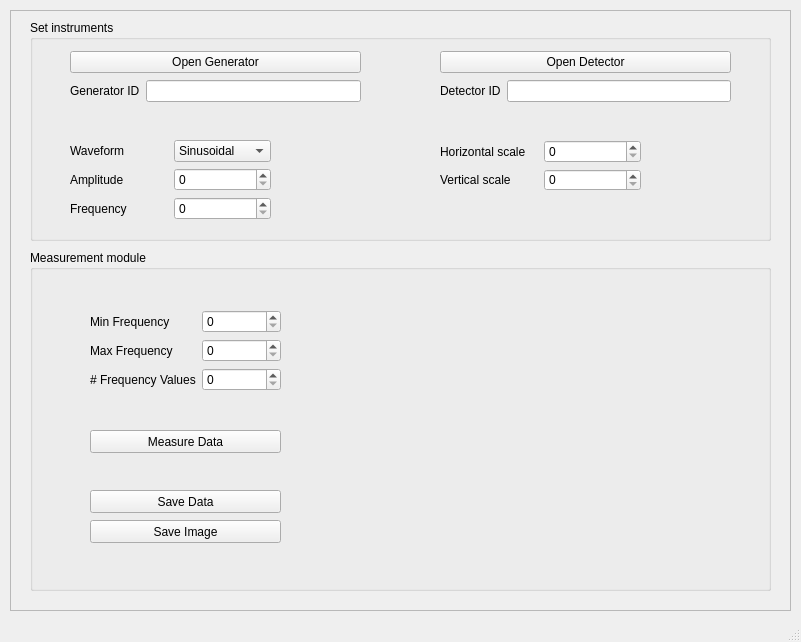
<?xml version="1.0" encoding="UTF-8"?>
<ui version="4.0">
 <class>MainWindow</class>
 <widget class="QMainWindow" name="MainWindow">
  <property name="geometry">
   <rect>
    <x>0</x>
    <y>0</y>
    <width>801</width>
    <height>642</height>
   </rect>
  </property>
  <property name="windowTitle">
   <string>MainWindow</string>
  </property>
  <widget class="QWidget" name="centralwidget">
   <widget class="QFrame" name="frame">
    <property name="geometry">
     <rect>
      <x>10</x>
      <y>10</y>
      <width>781</width>
      <height>601</height>
     </rect>
    </property>
    <property name="frameShape">
     <enum>QFrame::StyledPanel</enum>
    </property>
    <property name="frameShadow">
     <enum>QFrame::Raised</enum>
    </property>
    <widget class="QGroupBox" name="groupBox">
     <property name="geometry">
      <rect>
       <x>20</x>
       <y>10</y>
       <width>741</width>
       <height>221</height>
      </rect>
     </property>
     <property name="title">
      <string>Set instruments</string>
     </property>
     <widget class="QWidget" name="layoutWidget">
      <property name="geometry">
       <rect>
        <x>410</x>
        <y>120</y>
        <width>201</width>
        <height>51</height>
       </rect>
      </property>
      <layout class="QGridLayout" name="DetGridLayout">
       <item row="0" column="0">
        <widget class="QLabel" name="label_7">
         <property name="text">
          <string>Horizontal scale</string>
         </property>
        </widget>
       </item>
       <item row="0" column="1">
        <widget class="QSpinBox" name="HorScaleSpinBox"/>
       </item>
       <item row="1" column="0">
        <widget class="QLabel" name="label_8">
         <property name="text">
          <string>Vertical scale</string>
         </property>
        </widget>
       </item>
       <item row="1" column="1">
        <widget class="QSpinBox" name="VerScaleSpinBox"/>
       </item>
      </layout>
     </widget>
     <widget class="QWidget" name="">
      <property name="geometry">
       <rect>
        <x>40</x>
        <y>120</y>
        <width>201</width>
        <height>81</height>
       </rect>
      </property>
      <layout class="QGridLayout" name="GenGridLayout">
       <item row="0" column="0">
        <widget class="QLabel" name="label_10">
         <property name="text">
          <string>Waveform</string>
         </property>
        </widget>
       </item>
       <item row="0" column="1">
        <widget class="QComboBox" name="WaveFComboBox">
         <item>
          <property name="text">
           <string>Sinusoidal</string>
          </property>
         </item>
         <item>
          <property name="text">
           <string>Squared</string>
          </property>
         </item>
         <item>
          <property name="text">
           <string>Pulse</string>
          </property>
         </item>
        </widget>
       </item>
       <item row="1" column="0">
        <widget class="QLabel" name="label_2">
         <property name="text">
          <string>Amplitude</string>
         </property>
        </widget>
       </item>
       <item row="1" column="1">
        <widget class="QSpinBox" name="AmplSpinBox"/>
       </item>
       <item row="2" column="0">
        <widget class="QLabel" name="label_9">
         <property name="text">
          <string>Frequency</string>
         </property>
        </widget>
       </item>
       <item row="2" column="1">
        <widget class="QSpinBox" name="FreqSpinBox"/>
       </item>
      </layout>
     </widget>
     <widget class="QWidget" name="">
      <property name="geometry">
       <rect>
        <x>40</x>
        <y>30</y>
        <width>291</width>
        <height>53</height>
       </rect>
      </property>
      <layout class="QGridLayout" name="gridLayout_4">
       <item row="0" column="0">
        <widget class="QPushButton" name="OpGenPushButton">
         <property name="text">
          <string>Open Generator</string>
         </property>
        </widget>
       </item>
       <item row="1" column="0">
        <layout class="QHBoxLayout" name="horizontalLayout_2">
         <item>
          <widget class="QLabel" name="label">
           <property name="text">
            <string>Generator ID</string>
           </property>
          </widget>
         </item>
         <item>
          <widget class="QLineEdit" name="GIDLineEdit">
           <property name="placeholderText">
            <string/>
           </property>
          </widget>
         </item>
        </layout>
       </item>
      </layout>
     </widget>
     <widget class="QWidget" name="">
      <property name="geometry">
       <rect>
        <x>410</x>
        <y>30</y>
        <width>291</width>
        <height>53</height>
       </rect>
      </property>
      <layout class="QGridLayout" name="gridLayout_5">
       <item row="0" column="0">
        <widget class="QPushButton" name="OpDetPushButton">
         <property name="text">
          <string>Open Detector</string>
         </property>
        </widget>
       </item>
       <item row="1" column="0">
        <layout class="QHBoxLayout" name="horizontalLayout_3">
         <item>
          <widget class="QLabel" name="label_6">
           <property name="text">
            <string>Detector ID</string>
           </property>
          </widget>
         </item>
         <item>
          <widget class="QLineEdit" name="DIDLineEdit"/>
         </item>
        </layout>
       </item>
      </layout>
     </widget>
    </widget>
    <widget class="QGroupBox" name="groupBox_2">
     <property name="geometry">
      <rect>
       <x>20</x>
       <y>240</y>
       <width>741</width>
       <height>341</height>
      </rect>
     </property>
     <property name="title">
      <string>Measurement module</string>
     </property>
     <widget class="QPushButton" name="MeasurePushButton">
      <property name="geometry">
       <rect>
        <x>60</x>
        <y>180</y>
        <width>191</width>
        <height>23</height>
       </rect>
      </property>
      <property name="text">
       <string>Measure Data</string>
      </property>
     </widget>
     <widget class="QWidget" name="layoutWidget">
      <property name="geometry">
       <rect>
        <x>60</x>
        <y>60</y>
        <width>191</width>
        <height>81</height>
       </rect>
      </property>
      <layout class="QGridLayout" name="gridLayout">
       <item row="0" column="0">
        <widget class="QLabel" name="label_3">
         <property name="text">
          <string>Min Frequency</string>
         </property>
        </widget>
       </item>
       <item row="0" column="1">
        <widget class="QSpinBox" name="MinFreqSpinBox"/>
       </item>
       <item row="1" column="0">
        <widget class="QLabel" name="label_4">
         <property name="text">
          <string>Max Frequency</string>
         </property>
        </widget>
       </item>
       <item row="1" column="1">
        <widget class="QSpinBox" name="MaxFreqSpinBox"/>
       </item>
       <item row="2" column="0">
        <widget class="QLabel" name="label_5">
         <property name="text">
          <string># Frequency Values</string>
         </property>
        </widget>
       </item>
       <item row="2" column="1">
        <widget class="QSpinBox" name="NumFreqSpinBox"/>
       </item>
      </layout>
     </widget>
     <widget class="QPushButton" name="SaveImagePushButton">
      <property name="geometry">
       <rect>
        <x>60</x>
        <y>270</y>
        <width>191</width>
        <height>23</height>
       </rect>
      </property>
      <property name="text">
       <string>Save Image</string>
      </property>
     </widget>
     <widget class="QPushButton" name="SaveDataPushButton">
      <property name="geometry">
       <rect>
        <x>60</x>
        <y>240</y>
        <width>191</width>
        <height>23</height>
       </rect>
      </property>
      <property name="text">
       <string>Save Data</string>
      </property>
     </widget>
     <widget class="MplWidget" name="Axis" native="true">
      <property name="geometry">
       <rect>
        <x>300</x>
        <y>30</y>
        <width>421</width>
        <height>301</height>
       </rect>
      </property>
      <property name="palette">
       <palette>
        <active>
         <colorrole role="WindowText">
          <brush brushstyle="SolidPattern">
           <color alpha="255">
            <red>0</red>
            <green>0</green>
            <blue>0</blue>
           </color>
          </brush>
         </colorrole>
         <colorrole role="Button">
          <brush brushstyle="SolidPattern">
           <color alpha="255">
            <red>255</red>
            <green>255</green>
            <blue>255</blue>
           </color>
          </brush>
         </colorrole>
         <colorrole role="Midlight">
          <brush brushstyle="SolidPattern">
           <color alpha="255">
            <red>255</red>
            <green>255</green>
            <blue>255</blue>
           </color>
          </brush>
         </colorrole>
         <colorrole role="Dark">
          <brush brushstyle="SolidPattern">
           <color alpha="255">
            <red>255</red>
            <green>255</green>
            <blue>255</blue>
           </color>
          </brush>
         </colorrole>
         <colorrole role="Mid">
          <brush brushstyle="SolidPattern">
           <color alpha="255">
            <red>255</red>
            <green>255</green>
            <blue>255</blue>
           </color>
          </brush>
         </colorrole>
         <colorrole role="Text">
          <brush brushstyle="SolidPattern">
           <color alpha="255">
            <red>0</red>
            <green>0</green>
            <blue>0</blue>
           </color>
          </brush>
         </colorrole>
         <colorrole role="ButtonText">
          <brush brushstyle="SolidPattern">
           <color alpha="255">
            <red>0</red>
            <green>0</green>
            <blue>0</blue>
           </color>
          </brush>
         </colorrole>
         <colorrole role="Base">
          <brush brushstyle="SolidPattern">
           <color alpha="255">
            <red>255</red>
            <green>255</green>
            <blue>255</blue>
           </color>
          </brush>
         </colorrole>
         <colorrole role="Window">
          <brush brushstyle="SolidPattern">
           <color alpha="255">
            <red>255</red>
            <green>255</green>
            <blue>255</blue>
           </color>
          </brush>
         </colorrole>
        </active>
        <inactive>
         <colorrole role="WindowText">
          <brush brushstyle="SolidPattern">
           <color alpha="255">
            <red>0</red>
            <green>0</green>
            <blue>0</blue>
           </color>
          </brush>
         </colorrole>
         <colorrole role="Button">
          <brush brushstyle="SolidPattern">
           <color alpha="255">
            <red>255</red>
            <green>255</green>
            <blue>255</blue>
           </color>
          </brush>
         </colorrole>
         <colorrole role="Midlight">
          <brush brushstyle="SolidPattern">
           <color alpha="255">
            <red>255</red>
            <green>255</green>
            <blue>255</blue>
           </color>
          </brush>
         </colorrole>
         <colorrole role="Dark">
          <brush brushstyle="SolidPattern">
           <color alpha="255">
            <red>255</red>
            <green>255</green>
            <blue>255</blue>
           </color>
          </brush>
         </colorrole>
         <colorrole role="Mid">
          <brush brushstyle="SolidPattern">
           <color alpha="255">
            <red>255</red>
            <green>255</green>
            <blue>255</blue>
           </color>
          </brush>
         </colorrole>
         <colorrole role="Text">
          <brush brushstyle="SolidPattern">
           <color alpha="255">
            <red>0</red>
            <green>0</green>
            <blue>0</blue>
           </color>
          </brush>
         </colorrole>
         <colorrole role="ButtonText">
          <brush brushstyle="SolidPattern">
           <color alpha="255">
            <red>0</red>
            <green>0</green>
            <blue>0</blue>
           </color>
          </brush>
         </colorrole>
         <colorrole role="Base">
          <brush brushstyle="SolidPattern">
           <color alpha="255">
            <red>255</red>
            <green>255</green>
            <blue>255</blue>
           </color>
          </brush>
         </colorrole>
         <colorrole role="Window">
          <brush brushstyle="SolidPattern">
           <color alpha="255">
            <red>255</red>
            <green>255</green>
            <blue>255</blue>
           </color>
          </brush>
         </colorrole>
        </inactive>
        <disabled>
         <colorrole role="WindowText">
          <brush brushstyle="SolidPattern">
           <color alpha="255">
            <red>255</red>
            <green>255</green>
            <blue>255</blue>
           </color>
          </brush>
         </colorrole>
         <colorrole role="Button">
          <brush brushstyle="SolidPattern">
           <color alpha="255">
            <red>255</red>
            <green>255</green>
            <blue>255</blue>
           </color>
          </brush>
         </colorrole>
         <colorrole role="Midlight">
          <brush brushstyle="SolidPattern">
           <color alpha="255">
            <red>255</red>
            <green>255</green>
            <blue>255</blue>
           </color>
          </brush>
         </colorrole>
         <colorrole role="Dark">
          <brush brushstyle="SolidPattern">
           <color alpha="255">
            <red>255</red>
            <green>255</green>
            <blue>255</blue>
           </color>
          </brush>
         </colorrole>
         <colorrole role="Mid">
          <brush brushstyle="SolidPattern">
           <color alpha="255">
            <red>255</red>
            <green>255</green>
            <blue>255</blue>
           </color>
          </brush>
         </colorrole>
         <colorrole role="Text">
          <brush brushstyle="SolidPattern">
           <color alpha="255">
            <red>255</red>
            <green>255</green>
            <blue>255</blue>
           </color>
          </brush>
         </colorrole>
         <colorrole role="ButtonText">
          <brush brushstyle="SolidPattern">
           <color alpha="255">
            <red>255</red>
            <green>255</green>
            <blue>255</blue>
           </color>
          </brush>
         </colorrole>
         <colorrole role="Base">
          <brush brushstyle="SolidPattern">
           <color alpha="255">
            <red>255</red>
            <green>255</green>
            <blue>255</blue>
           </color>
          </brush>
         </colorrole>
         <colorrole role="Window">
          <brush brushstyle="SolidPattern">
           <color alpha="255">
            <red>255</red>
            <green>255</green>
            <blue>255</blue>
           </color>
          </brush>
         </colorrole>
        </disabled>
       </palette>
      </property>
     </widget>
    </widget>
   </widget>
  </widget>
  <widget class="QMenuBar" name="menubar">
   <property name="geometry">
    <rect>
     <x>0</x>
     <y>0</y>
     <width>801</width>
     <height>21</height>
    </rect>
   </property>
  </widget>
  <widget class="QStatusBar" name="statusbar"/>
 </widget>
 <customwidgets>
  <customwidget>
   <class>MplWidget</class>
   <extends>QWidget</extends>
   <header>mplwidget</header>
   <container>1</container>
  </customwidget>
 </customwidgets>
 <resources/>
 <connections/>
</ui>
